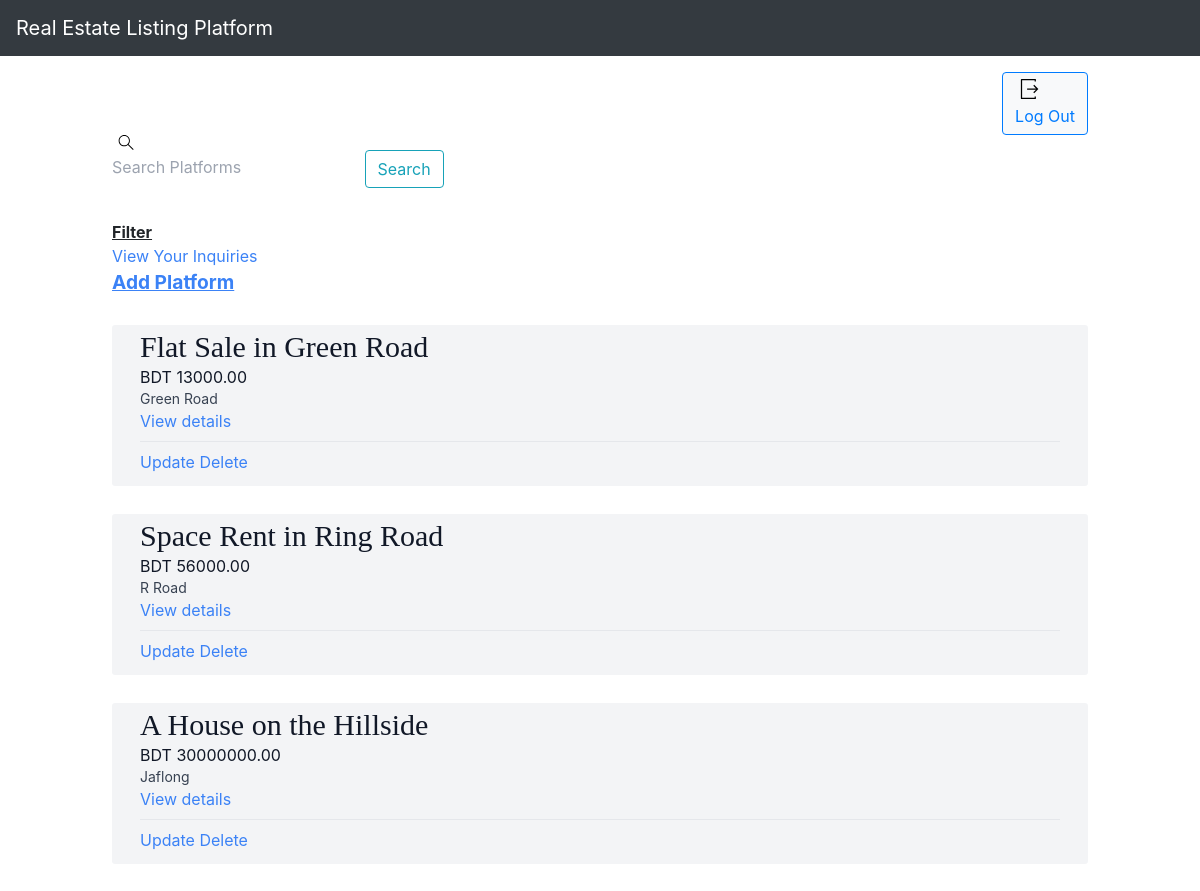
Page /home (signed in) on the committed database.
### platforms/models.py (models this page shows, shortened)
class Platform(models.Model):
    property_type_choices = [
        ('Residential', 'Residential'),
        ('Commercial', 'Commercial'),
        ('Land', 'Land'),
        ('Industrial', 'Industrial'),
        ('Special Purpose', 'Special Purpose')
    ]
    owner = models.ForeignKey(User, on_delete=models.CASCADE, default=1)
    title = models.CharField(max_length=100)
    description = models.TextField(default="This Property is mindblowing!")
    property_type = models.CharField(max_length=20, choices=property_type_choices)
    price = models.DecimalField(max_digits=10, decimal_places=2)
    size_sqft = models.PositiveIntegerField()
    year_built = models.PositiveIntegerField()
    location = models.CharField(max_length=100)
    city = models.CharField(max_length=50)
    country = models.CharField(max_length=50)
    listed_date = models.DateField(auto_now_add=True)

### mysite/views.py (the view)
# urls.py: 2. Add a URL to urlpatterns:  path('', views.home, name='home')
@login_required(login_url='login')
def home(request):
    platform = Platform.objects.all()
    return render(request, 'home.html', {
        "platform": platform
    })

### templates/home.html (shortened to what this page needs)
<!DOCTYPE html>
<html lang="en">
<head>
    <link rel="stylesheet" href="https://stackpath.bootstrapcdn.com/bootstrap/4.3.1/css/bootstrap.min.css">
    <link rel="stylesheet" href="https://use.fontawesome.com/releases/v5.8.1/css/all.css">
</head>
<body>
<div class="tw-bg-red-500">
   <nav class="navbar navbar-expand-md navbar-dark bg-dark fixed-top">
    <a class="navbar-brand" href="#">Real Estate Listing Platform</a>
</nav>
<br> <br>
    <div class="tailwind-section tw-p-4">
      <script src="https://cdn.tailwindcss.com?data-tw-prefix=tw-"></script>
<div class="mx-auto max-w-5xl px-4 py-4">
    {% block content %}
<h2 align="right">
    <a href="{% url 'logout' %}"
       class="text-teal-300;
       btn btn-light
        btn btn-outline-primary"
       style = "font-size:100%
       font-family:Cambria;"
       class="dropdown-link">
    Log Out</a>
</h2>
    <div class="roomList">
     <h3 align= "left"
   >
        <form action="{% url 'search' %}" method="GET" class="header__search">
          <label>
            <input type="text" name="query" placeholder="Search Platforms" />
              <button type="submit" class="btn btn-outline-info" >Search</button>
          </label>
        </form>
  </h3>
<br>
    <a href="{% url 'filters' %}">
        <u><b>
       Filter
</b> </u> </a>
<br><a href="{% url 'inquiries' %}" class="text-blue-500">View Your Inquiries</a><br>
        <a href="{% url 'add-platform' %}"
            class="text-blue-500"
            style = font-size:120%;>
<u><b>
        Add Platform
</b> </u> </a>
      </div>
{% for i in platform %}
<br>
<div class="mt-1 px-7 py-1 bg-gray-100 rounded-sm">
    <h3 style = font-family:Perpetua; class="text-3xl text-gray-900">{{ i.title }}</h3>
    <p class="text-gray-900">BDT {{ i.price }}</p>
    <p class="text-gray-700 text-sm">{{ i.location }}</p>
    <a href="{% url 'details' i.id %}" class="text-blue-500">View details</a> <br>
    {% if request.user.is_staff %}
    <div class="mt-2 py-2 border-t border-gray-200">
        <a href="{% url 'update-platform' i.id %}" class="text-blue-500">Update</a>
       <a href="{% url 'delete-platform' i.id %}" class="text-blue-500">Delete</a>
    </div>
    {% endif %}
</div>
{% endfor %} <br>
    {% endblock content %}
</div>
</div>
    </div>
</body>
</html>

### rows in the picture
Platform: title "Flat Sale in Green Road", price "13000.00", location "Green Road"
Platform: title "Space Rent in Ring Road", price "56000.00", location "R Road"
Platform: title "A House on the Hillside", price "30000000.00", location "Jaflong"
